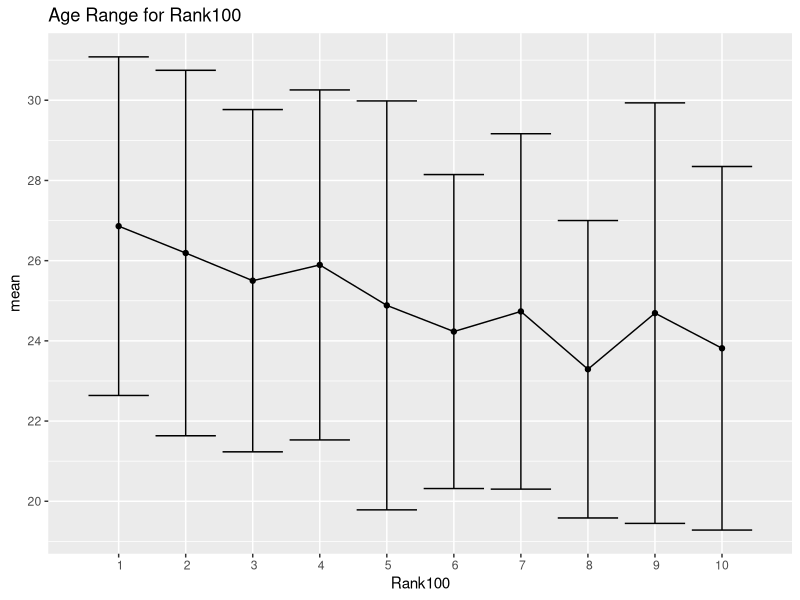
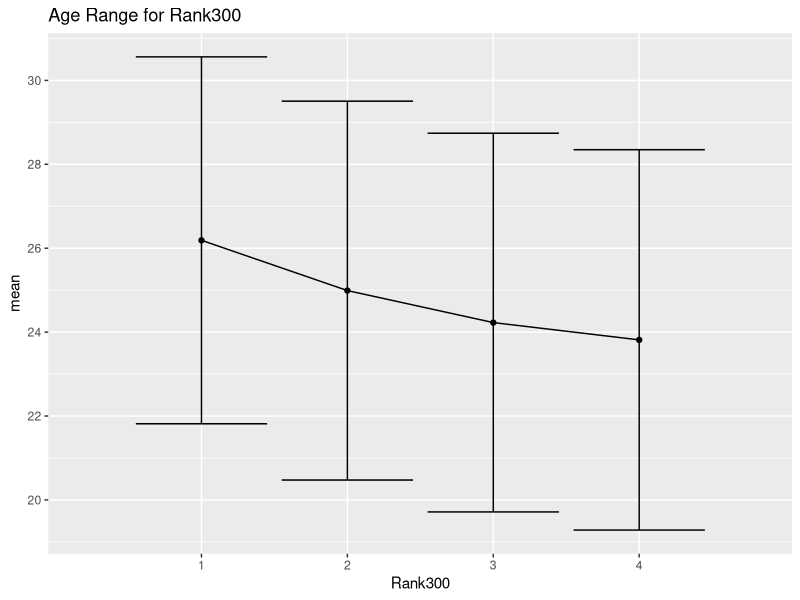
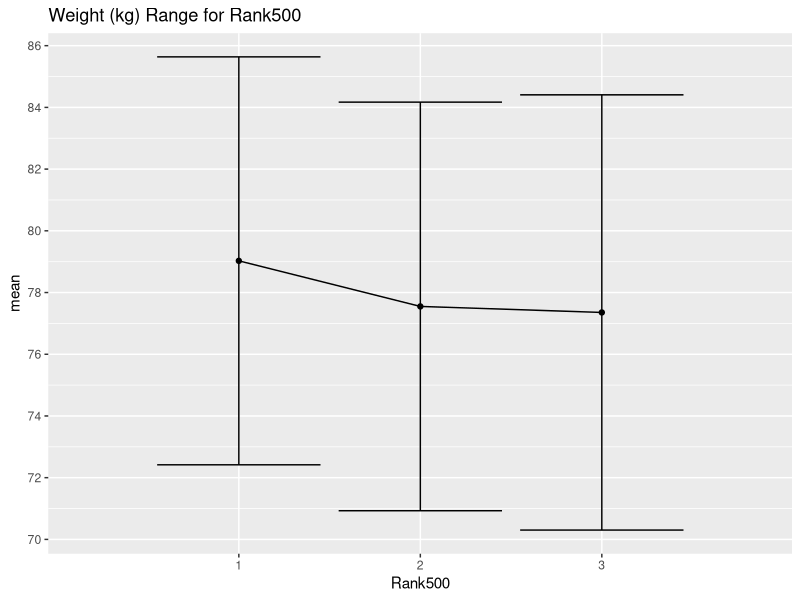

Generate these figures, in order, with R:
## ---- chunk 1
data <- read.csv('data.csv', header=TRUE)
## ---- chunk 2

#Removing Unused Columns
data <- data[c(-1, -5, -6, -8, -9, -12, -13, -14, -15, -16, -20, -22, -27, -29, -33)]

## ---- chunk 3

anthropometric <- c("Age", "Weightkg", "Heightcm")
service        <- c("X.1stServe", "X.1stServePointsWon", "X.2ndServePointsWon",
                    "BreakPointsSaved", "ServiceGamesWon", "TotalServicePointsWon")
return_vars    <- c("X.1stServeReturnPointsWon", "X.2ndServeReturnPointsWon",
                    "BreakPointsConverted", "ReturnGamesWon", "ReturnPointsWon",
                    "TotalPointsWon")

# Drop NAs only for variables relevant to each model
data_anthro_100   <- na.omit(data[, c(anthropometric, "Rank100")])
data_service_100  <- na.omit(data[, c(service, "Rank100")])
data_return_100   <- na.omit(data[, c(return_vars, "Rank100")])

data_anthro_300   <- na.omit(data[, c(anthropometric, "Rank300")])
data_service_300  <- na.omit(data[, c(service, "Rank300")])
data_return_300   <- na.omit(data[, c(return_vars, "Rank300")])

data_anthro_500   <- na.omit(data[, c(anthropometric, "Rank500")])
data_service_500  <- na.omit(data[, c(service, "Rank500")])
data_return_500   <- na.omit(data[, c(return_vars, "Rank500")])

## ---- chunk 4

library(tidyverse)

data_anthro_100 %>% group_by(Rank100) %>% summarise(mean = mean(Age), sd = sd(Age)) %>% ggplot(mapping = aes(x = Rank100, y = mean)) + geom_point() + geom_line() + geom_errorbar(aes(ymin = mean - sd, ymax = mean + sd)) + scale_x_discrete(limits = 1:10) + scale_y_continuous(breaks = scales::breaks_width(2)) + labs(title = "Age Range for Rank100")

data_anthro_300 %>% group_by(Rank300) %>% summarise(mean = mean(Age), sd = sd(Age)) %>% ggplot(mapping = aes(x = Rank300, y = mean)) + geom_point() + geom_line() + geom_errorbar(aes(ymin = mean - sd, ymax = mean + sd)) + scale_x_discrete(limits = 1:4) + scale_y_continuous(breaks = scales::breaks_width(2)) + labs(title = "Age Range for Rank300")

data_anthro_500 %>% group_by(Rank500) %>% summarise(mean = mean(Weightkg), sd = sd(Weightkg)) %>% ggplot(mapping = aes(x = Rank500, y = mean)) + geom_point() + geom_line() + geom_errorbar(aes(ymin = mean - sd, ymax = mean + sd)) + scale_x_discrete(limits = 1:3) + scale_y_continuous(breaks = scales::breaks_width(2)) + labs(title = "Weight (kg) Range for Rank500")
